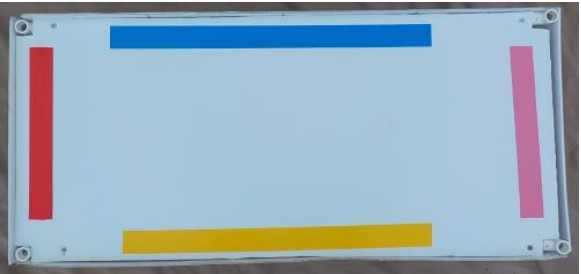
#> input picture Box Mission/images/1.png, 581 x 274 px; its folder holds only this picture in this run
$ python final.py
#> lines starting #> are read from the running program, lines starting #| are printed output that depends on the picture; after the words box and inside, x2 and y2 are one past the last pixel; in counts of white or black regions, pixels touching at a corner belong together
import cv2
import numpy as np
import glob
from numpy.core import numeric


def stackImages(scale,imgArray):
    rows = len(imgArray)
    cols = len(imgArray[0])
    rowsAvailable = isinstance(imgArray[0], list)
    width = imgArray[0][0].shape[1]
    height = imgArray[0][0].shape[0]
    if rowsAvailable:
        for x in range ( 0, rows):
            for y in range(0, cols):
                if imgArray[x][y].shape[:2] == imgArray[0][0].shape [:2]:
                    imgArray[x][y] = cv2.resize(imgArray[x][y], (0, 0), None, scale, scale)
                else:
                    imgArray[x][y] = cv2.resize(imgArray[x][y], (imgArray[0][0].shape[1], imgArray[0][0].shape[0]), None, scale, scale)
                if len(imgArray[x][y].shape) == 2: imgArray[x][y]= cv2.cvtColor( imgArray[x][y], cv2.COLOR_GRAY2BGR)
        imageBlank = np.zeros((height, width, 3), np.uint8)
        hor = [imageBlank]*rows
        hor_con = [imageBlank]*rows
        for x in range(0, rows):
            hor[x] = np.hstack(imgArray[x])
        ver = np.vstack(hor)
    else:
        for x in range(0, rows):
            if imgArray[x].shape[:2] == imgArray[0].shape[:2]:
                imgArray[x] = cv2.resize(imgArray[x], (0, 0), None, scale, scale)
            else:
                imgArray[x] = cv2.resize(imgArray[x], (imgArray[0].shape[1], imgArray[0].shape[0]), None,scale, scale)
            if len(imgArray[x].shape) == 2: imgArray[x] = cv2.cvtColor(imgArray[x], cv2.COLOR_GRAY2BGR)
        hor= np.hstack(imgArray)
        ver = hor
    return ver

files = glob.glob ("/Users/ranaelgahawy/Desktop/ROV/images/*.png")
img = np.empty(len(files))

for i in files:
    img= cv2.imread(i)
#> img is the input picture: shape (274, 581, 3); mean B, G, R 185.2, 171.2, 151.7
# path = '/Users/ranaelgahawy/Desktop/ROV/top.jpg'
# img = cv2.imread(path)
    num = 0
    imgGray = cv2.cvtColor(img,cv2.COLOR_BGR2GRAY)
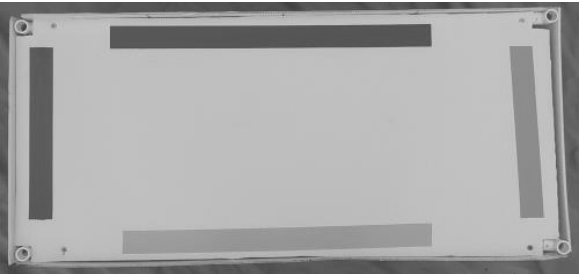
#> imgGray: shape (274, 581); min 61, max 255, mean 166.9
    ret, thresh = cv2.threshold(imgGray, 170, 205, cv2.THRESH_BINARY)
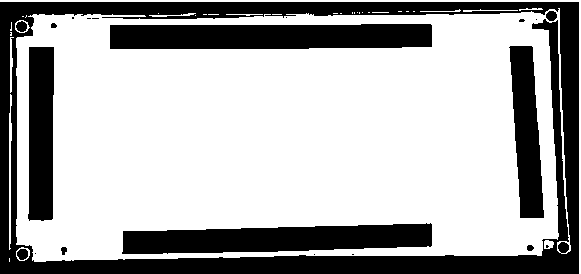
#> thresh: shape (274, 581); values 0 (black) and 205 (white), 68.5% white; 21 black regions (10 under 20 px)
    # cv2.imshow('Binary image', thresh)
    # cv2.waitKey(0)
    cv2.imwrite('image_thres1.jpg', thresh)
    cv2.destroyAllWindows()
    contours, hierarchy = cv2.findContours(image=thresh, mode=cv2.RETR_TREE, method=cv2.CHAIN_APPROX_NONE)
#> contours = 55 contours, 35 with area under 20; largest, box (x1, y1, x2, y2) and area: (16, 8, 571, 262) 128634, (109, 23, 433, 50) 7989, (121, 222, 433, 255) 7550, (27, 46, 55, 222) 4404, (508, 45, 545, 219) 4189
    image_copy = img.copy()
    height, width, channels = img.shape
#> height = 274; width = 581; channels = 3
    print(height, width)
#| 274 581
    print()
    for cnt in contours:
        area = cv2.contourArea(cnt)
        print(area)
        if (area>(height*width)/50) & (area < (height*width)/2):
            peri = cv2.arcLength(cnt,True)
            approx = cv2.approxPolyDP(cnt,0.01*peri,True)
            print(len(approx))
            objCor = len(approx)
            x, y, w, h = cv2.boundingRect(approx)

            if objCor == 4:
                num = num + 1
                cv2.drawContours(image_copy, cnt, -1, (255, 0, 0), 3, lineType=cv2.LINE_AA)
                aspRatio = w/float(h)
                if aspRatio >0.95 and aspRatio <1.05: objectType= "Square"
                else:objectType="Rectangle"
                cv2.rectangle(image_copy,(x,y),(x+w,y+h),(0,255,0),2)
                cv2.putText(image_copy,objectType,
                            (x+(w//2)-10,y+(h//2)-10),cv2.FONT_HERSHEY_COMPLEX,0.7,
                            (0,0,0),2)
#> this loop made 55 passes
#> (area, peri, approx, objCor, x, y, w, h) on passes 42, 44, 45: (7550, 675.6, [[432, 224], [430, 247], [121, 253], [123, 230]], 4, 121, 224, 312, 30), (4189, 401.6, [[510, 45], [533, 47], [543, 218], [519, 217]], 4, 510, 45, 34, 174), (7989, 693.3, [[432, 25], [431, 47], [109, 48], [110, 24]], 4, 109, 24, 324, 25)
#> (area, peri, objCor, x, y, w, h) on pass 43: (4404.5, 399.6, 5, 27, 46, 28, 176)
#| 0.0
#| 137.0
#| 112.5
#| 60.5
#| 11.0
#| 161.0
#| 62.5
#| 2.0
#> (further printed lines are left out)
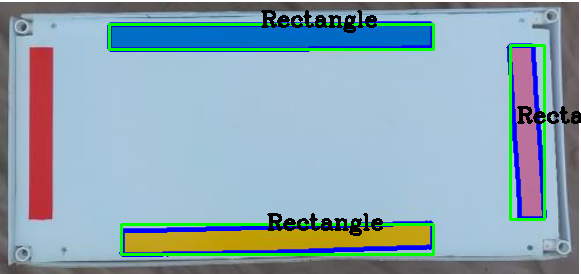
#> image_copy: shape (274, 581, 3); 8.3% of pixels changed, all inside (x1, y1, x2, y2) = (106, 10, 581, 257)
#> after the loop, num = 3


    print ("The number of objects in this image: ", num, " the height" , height, "the width" , width )
#| The number of objects in this image:  3  the height 274 the width 581

    cv2.imshow('None approximation', image_copy)
    cv2.waitKey(0)
    cv2.imwrite('contours_none_image1.jpg', image_copy)
    cv2.destroyAllWindows()

$ run again, on Box Mission/images/side2.png
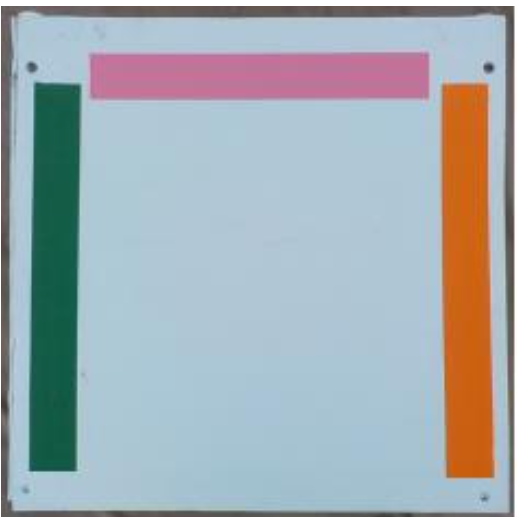
#> input picture Box Mission/images/side2.png, 517 x 517 px
#> img is the input picture: shape (517, 517, 3); mean B, G, R 178.6, 173.1, 162.8
#> `ret, thresh = cv2.threshold(imgGray, 170, 205, cv2.THRESH_BINARY)`:
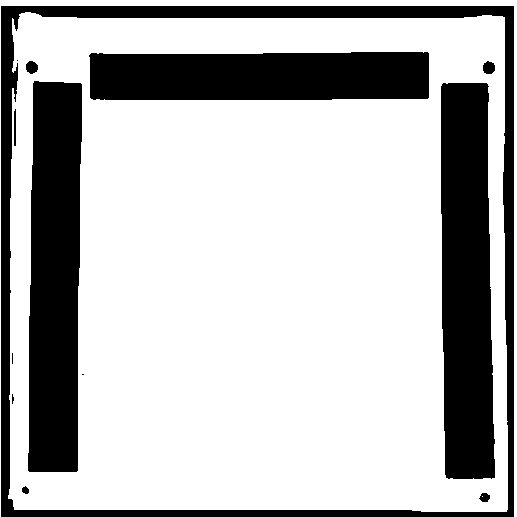
#> thresh: shape (517, 517); values 0 (black) and 205 (white), 72.8% white; 13 black regions (4 under 20 px)
#> contours = 15 contours, 3 with area under 20; largest, box (x1, y1, x2, y2) and area: (8, 12, 508, 512) 242660, (440, 82, 496, 480) 19492, (27, 80, 83, 473) 19452, (88, 51, 430, 101) 16124, (0, 0, 517, 517) 3603
#| 517 517
#> the loop `for cnt in contours:` made 15 passes
#> (area, peri, approx, x, y, w, h, aspRatio) on passes 9, 10, 14: (19492.5, 899.2, [[443, 82], [489, 86], [491, 479], [444, 474]], 443, 82, 49, 398, 0.123), (19452.5, 882.9, [[34, 80], [82, 84], [76, 472], [27, 470]], 27, 80, 56, 393, 0.142), (16123.5, 776.5, [[429, 53], [427, 99], [89, 97], [91, 52]], 89, 52, 341, 48, 7.1)
#> (printed output is left out)
#> after the loop `for cnt in contours:`:
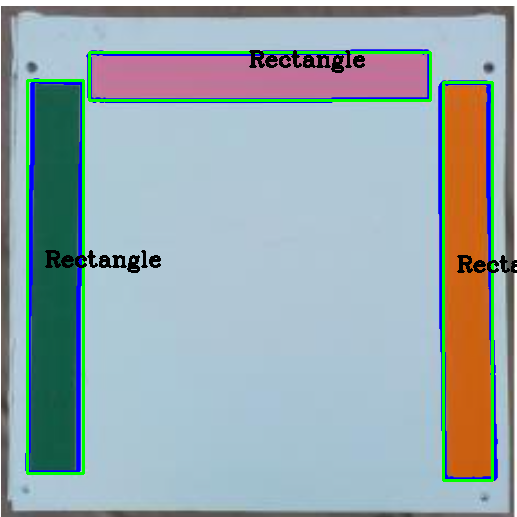
#> image_copy: shape (517, 517, 3); 7.5% of pixels changed, all inside (x1, y1, x2, y2) = (24, 49, 517, 482)
#> after the loop `for cnt in contours:`: num = 3
#| The number of objects in this image:  3  the height 517 the width 517

$ run again, on Box Mission/images/side3.png
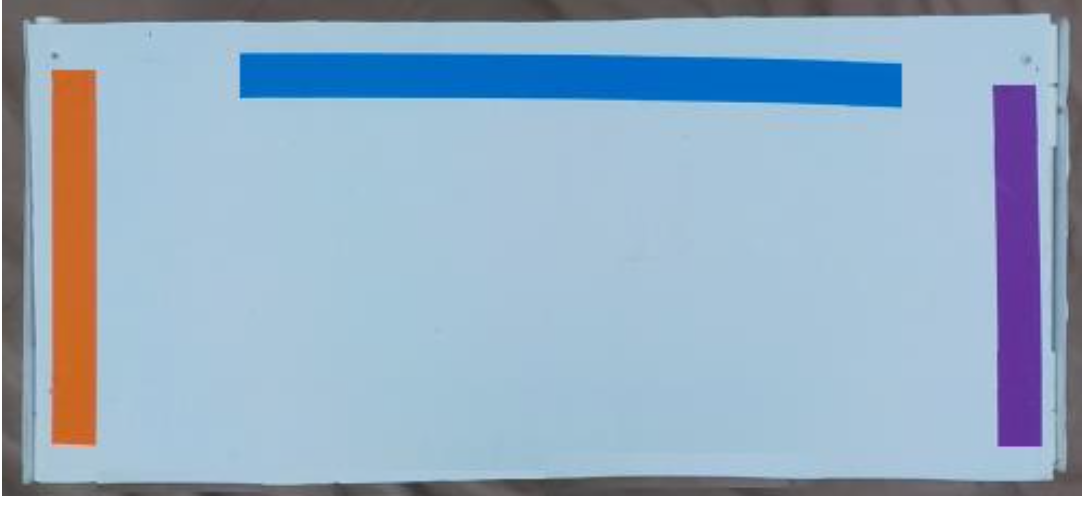
#> input picture Box Mission/images/side3.png, 1082 x 506 px
#> img is the input picture: shape (506, 1082, 3); mean B, G, R 195.5, 174.6, 151.6
#> `ret, thresh = cv2.threshold(imgGray, 170, 205, cv2.THRESH_BINARY)`:
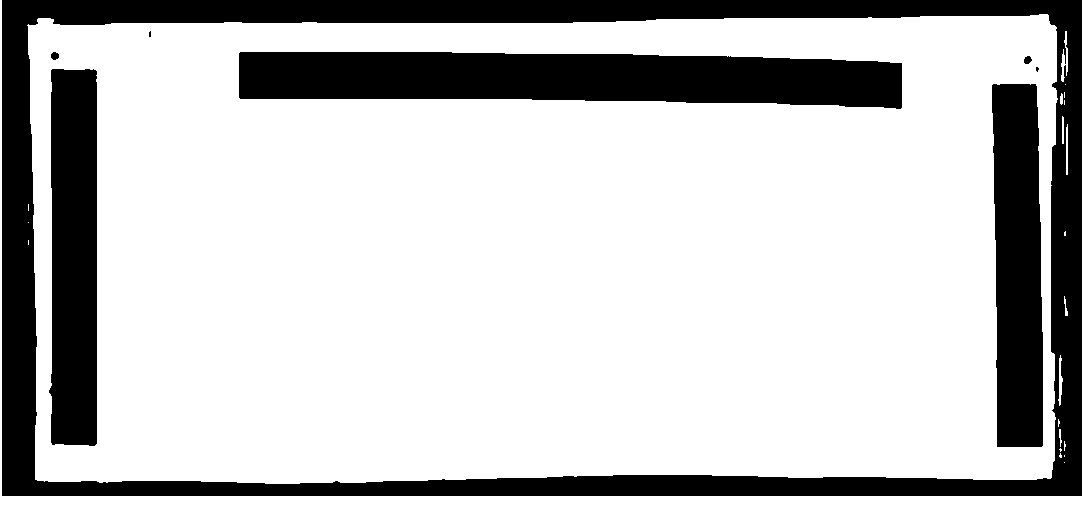
#> thresh: shape (506, 1082); values 0 (black) and 205 (white), 75.9% white; 8 black regions (2 under 20 px)
#> contours = 29 contours, 18 with area under 20; largest, box (x1, y1, x2, y2) and area: (27, 14, 1058, 484) 466257, (238, 51, 903, 110) 31440, (48, 68, 98, 447) 17468, (991, 83, 1044, 448) 16898, (0, 0, 1082, 506) 10226
#| 506 1082
#> the loop `for cnt in contours:` made 29 passes
#> (area, peri, approx, x, y, w, h, aspRatio) on passes 22, 23, 26: (16898, 825.6, [[993, 83], [1037, 86], [1041, 447], [996, 446]], 993, 83, 49, 365, 0.134), (17467.5, 852.7, [[52, 68], [97, 71], [94, 446], [50, 442]], 50, 68, 48, 379, 0.127), (31440, 1429.3, [[238, 53], [902, 63], [902, 107], [240, 99]], 238, 53, 665, 55, 12.09)
#> (printed output is left out)
#> after the loop `for cnt in contours:`:
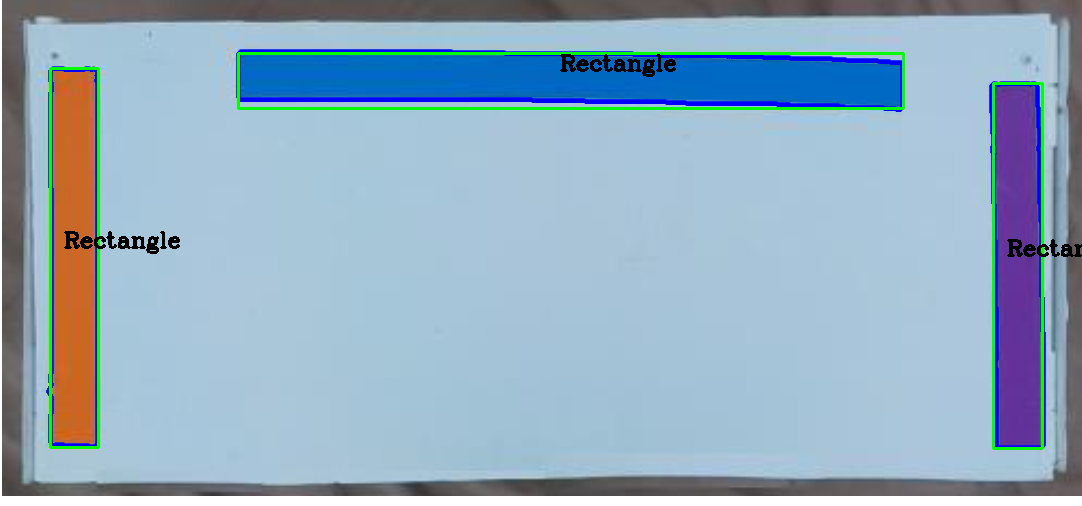
#> image_copy: shape (506, 1082, 3); 4.34% of pixels changed, all inside (x1, y1, x2, y2) = (45, 49, 1082, 450)
#> after the loop `for cnt in contours:`: num = 3
#| The number of objects in this image:  3  the height 506 the width 1082
